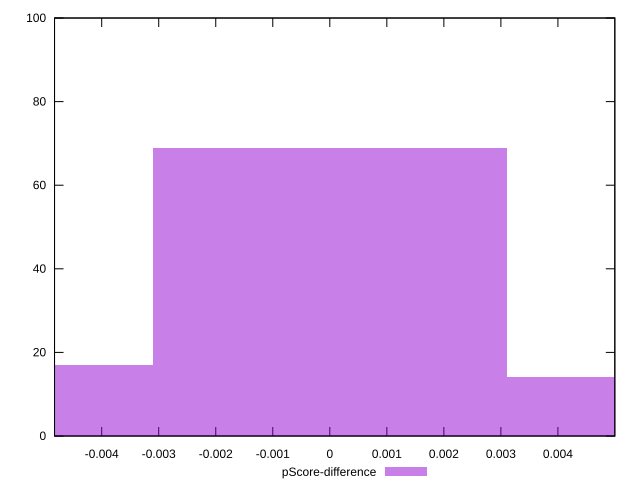

This figure's gnuplot source:
reset

$pScoreDifference <<EOF
0 69
-0.006206699272937984 17
0.006206699272937984 14
EOF

set key outside below
set boxwidth 0.006206699272937984
set xrange [-0.004827077236477462:0.004998011626799359]
set yrange [0:100]
set trange [0:100]
set style fill transparent solid 0.5 noborder
set terminal svg size 640, 490 enhanced background rgb 'white'
set output "report_00013_2021-02-09T12-04-24.940Z/bootup-time/samples/pages+cached+noadtech+nomedia+nocss/pScore-difference/histogram.svg"

plot $pScoreDifference title "pScore-difference" with boxes

reset
